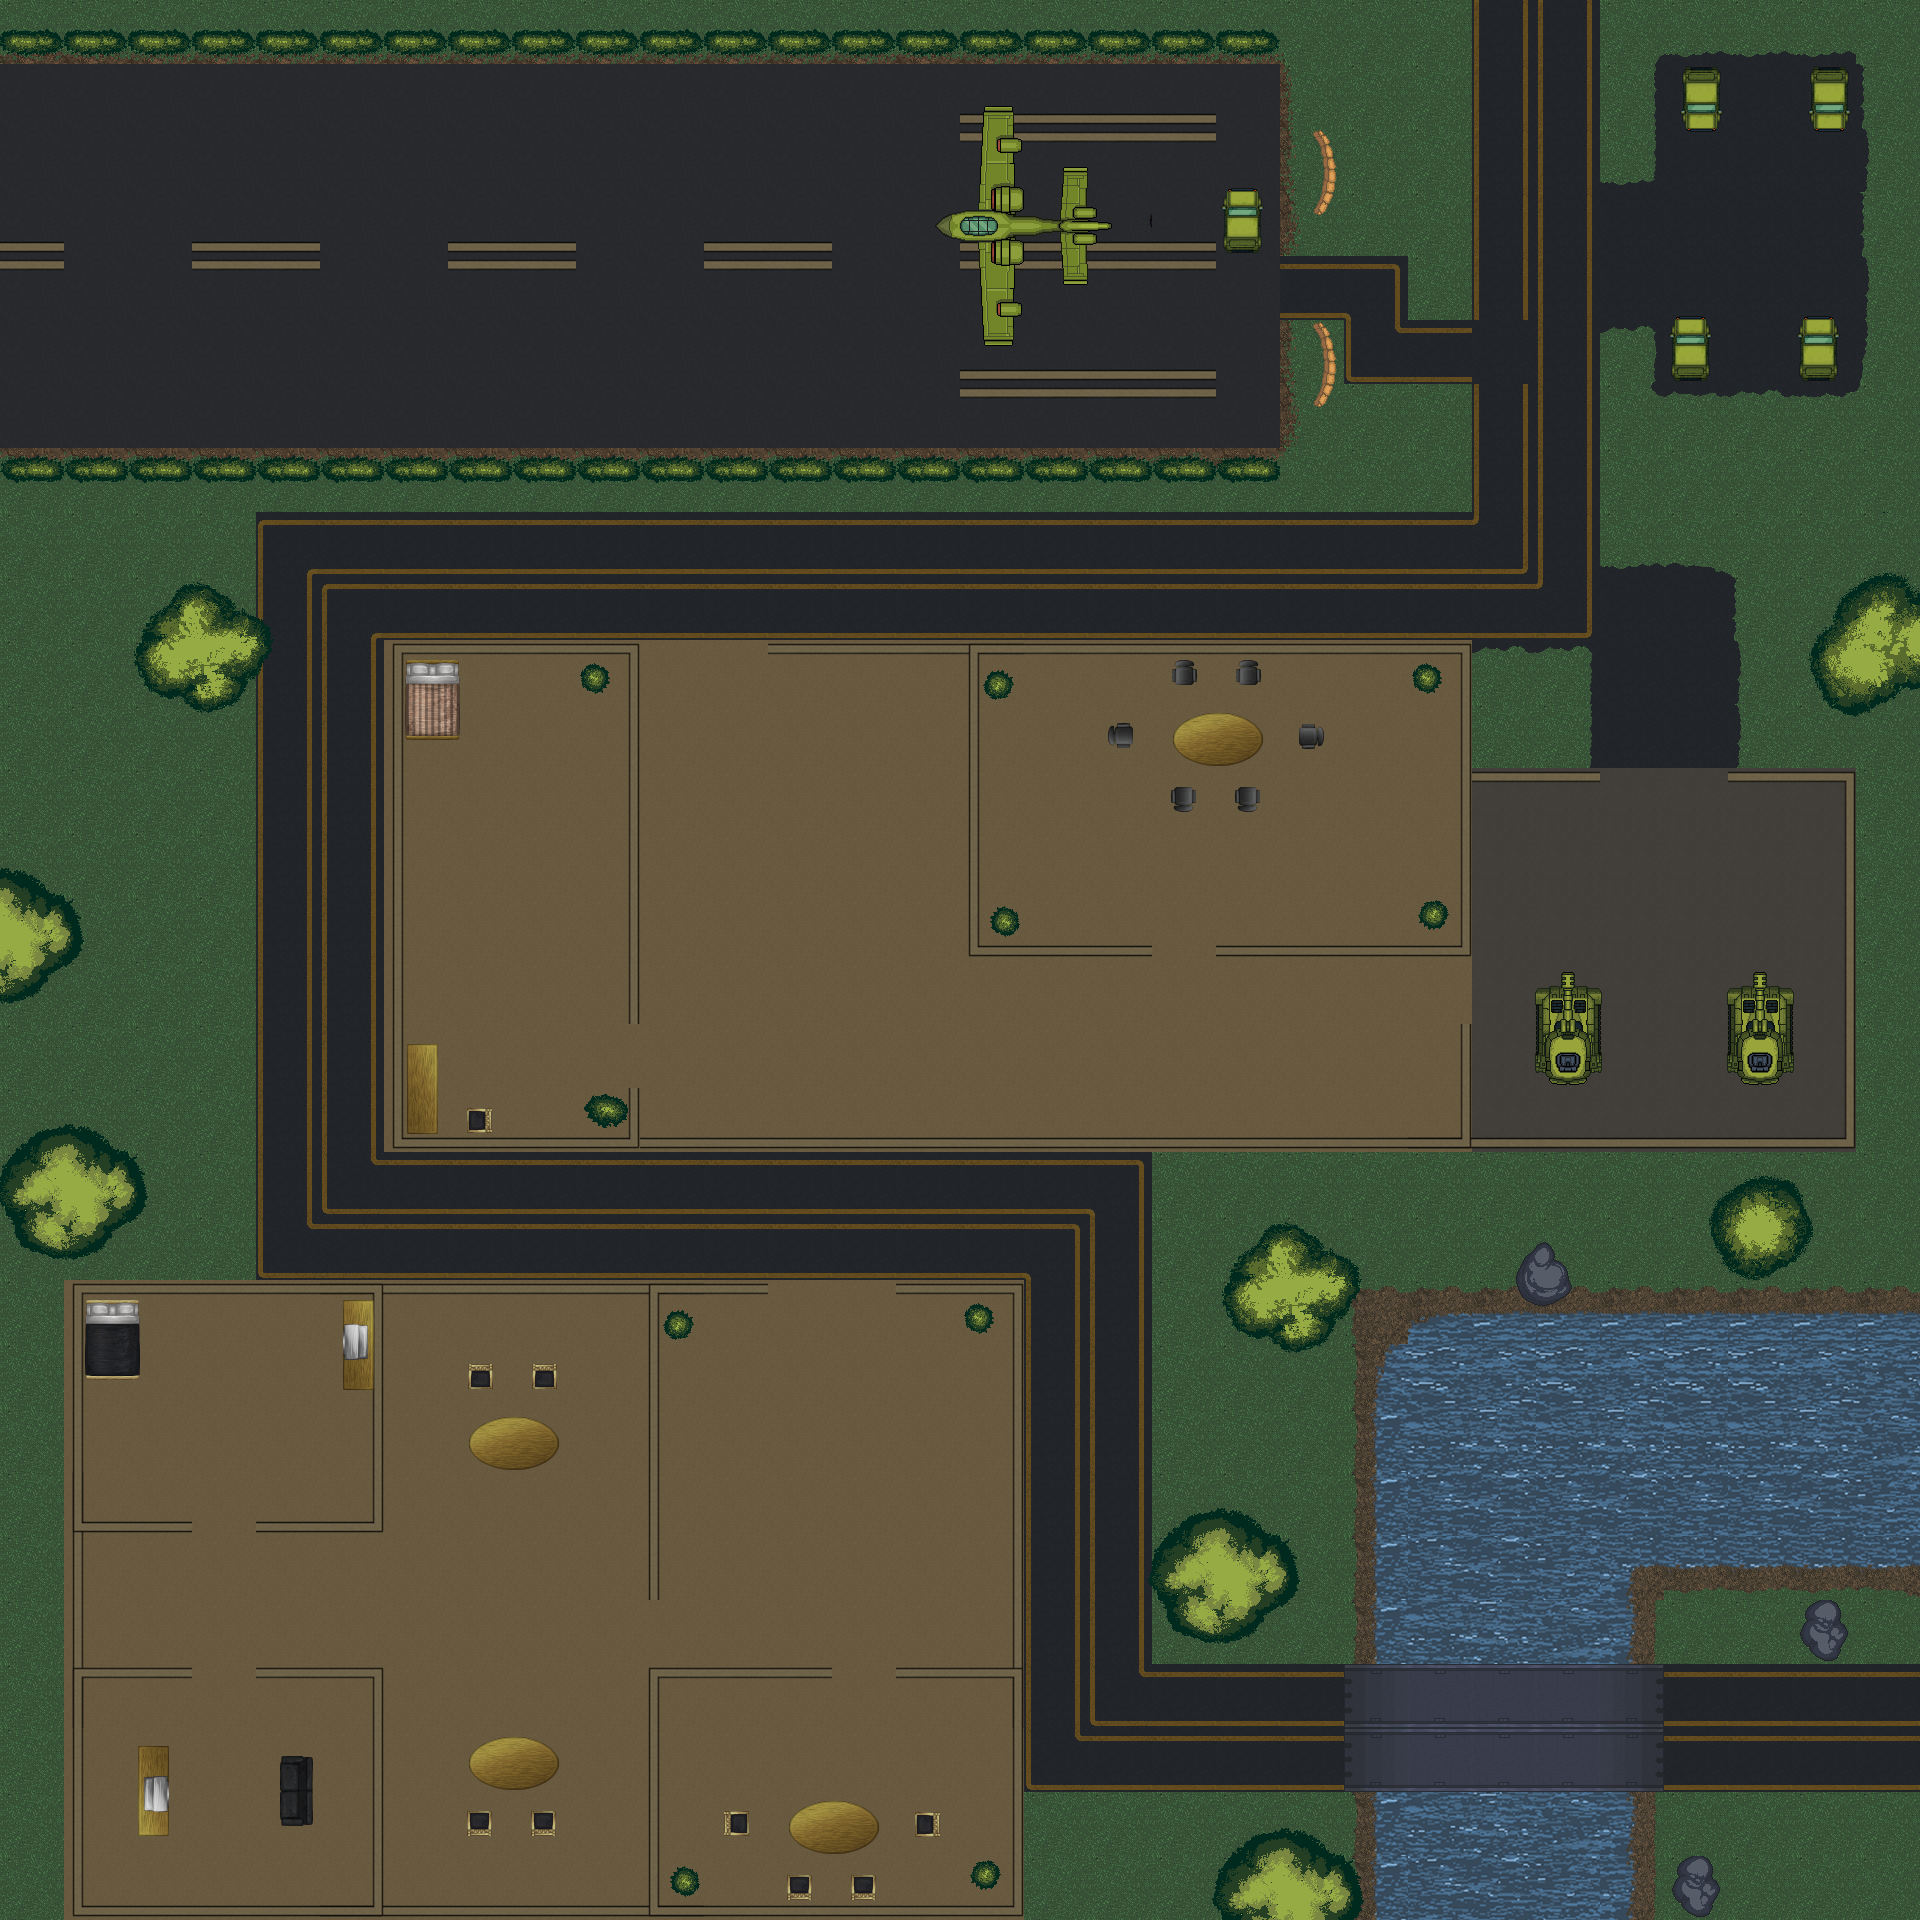

A level layout from a 2D game, rendered from its tile map. Below: a short description, then the map file with tile-grid data replaced by summaries:
An orthogonal 30x30 tile map with 64x64 px tiles, 11 tile layers (Terrain, Terrain Border, River, River Border, ...) and 142 objects (57x Wall, 50x Object, 16x mob, 11x area, 4x ammo, ...).

<map version="1.8" tiledversion="1.8.2" orientation="orthogonal" renderorder="right-down" width="30" height="30" tilewidth="64" tileheight="64" infinite="0" nextlayerid="13" nextobjectid="164">
 <tileset firstgid="1" name="tileset" tilewidth="64" tileheight="64" tilecount="961" columns="31">
  <image source="../images-sprites/tileset.png" width="2000" height="2000" />
 </tileset>
 <layer id="1" name="Terrain" width="30" height="30">
  <data>[900 cells, 900 non-empty, 10 distinct tile ids]</data>
 </layer>
 <layer id="5" name="Terrain Border" width="30" height="30">
  <data>[900 cells, 48 non-empty, 11 distinct tile ids]</data>
 </layer>
 <layer id="3" name="River" width="30" height="30">
  <data>[900 cells, 70 non-empty, 16 distinct tile ids]</data>
 </layer>
 <layer id="2" name="River Border" width="30" height="30">
  <data>[900 cells, 28 non-empty, 6 distinct tile ids]</data>
 </layer>
 <layer id="4" name="Path" width="30" height="30">
  <data>[900 cells, 322 non-empty, 36 distinct tile ids]</data>
 </layer>
 <layer id="9" name="Ground" width="30" height="30">
  <data>[900 cells, 335 non-empty, 6 distinct tile ids]</data>
 </layer>
 <layer id="8" name="Building" width="30" height="30">
  <data>[900 cells, 114 non-empty, 13 distinct tile ids]</data>
 </layer>
 <layer id="10" name="Walls" width="30" height="30">
  <data>[900 cells, 30 non-empty, 9 distinct tile ids]</data>
 </layer>
 <layer id="6" name="Airport" width="30" height="30">
  <data>[900 cells, 82 non-empty, 5 distinct tile ids]</data>
 </layer>
 <layer id="7" name="Objects" width="30" height="30">
  <data>[900 cells, 148 non-empty, 83 distinct tile ids]</data>
 </layer>
 <layer id="11" name="Objects2" width="30" height="30">
  <data>[900 cells, 6 non-empty, 3 distinct tile ids]</data>
 </layer>
 <objectgroup id="12" name="Obstacles">
  <object id="1" name="Wall" x="0" y="0.439394" width="11.4545" height="1919.52" />
  <object id="2" name="Wall" x="1908.45" y="0.54303" width="11.4545" height="1919.52" />
  <object id="3" name="Wall" x="13.0617" y="1905.89" width="1892.84" height="14.9791" />
  <object id="4" name="Wall" x="16.2725" y="1.57333" width="1887.45" height="15.52" />
  <object id="6" name="Wall" x="72.7725" y="1283.99" width="694.955" height="10.52" />
  <object id="7" name="Wall" x="895.523" y="1283.24" width="127.705" height="10.52" />
  <object id="8" name="Wall" x="895.731" y="1667.24" width="115.932" height="10.52" />
  <object id="9" name="Wall" x="648.564" y="1667.74" width="183.538" height="10.52" />
  <object id="10" name="Wall" x="255.231" y="1668.29" width="117.018" height="8.97455" />
  <object id="11" name="Wall" x="85.8975" y="1667.41" width="106.872" height="10.52" />
  <object id="12" name="Wall" x="85.1475" y="1521.41" width="106.955" height="10.52" />
  <object id="13" name="Wall" x="256.231" y="1521.74" width="115.683" height="10.52" />
  <object id="14" name="Wall" x="72.7763" y="1295.89" width="10.8717" height="608.668" />
  <object id="15" name="Wall" x="1012.56" y="1294.71" width="10.8717" height="609.293" />
  <object id="17" name="Wall" x="648.564" y="1679.23" width="10.8717" height="225.105" />
  <object id="18" name="Wall" x="372.564" y="1668.22" width="10.8717" height="236.667" />
  <object id="19" name="Wall" x="372.564" y="1295.45" width="10.8717" height="236.844" />
  <object id="20" name="Wall" x="392.564" y="643.76" width="10.8717" height="503.293" />
  <object id="21" name="Wall" x="1844.56" y="772.281" width="10.8717" height="375.772" />
  <object id="22" name="Wall" x="1460.56" y="644.114" width="10.8717" height="311.105" />
  <object id="23" name="Wall" x="628.564" y="643.114" width="10.8717" height="380.438" />
  <object id="24" name="Wall" x="404.731" y="1137.91" width="1438.5" height="10.52" />
  <object id="25" name="Wall" x="767.454" y="643.695" width="692.046" height="10.52" />
  <object id="26" name="Wall" x="1215.86" y="945.528" width="243.955" height="10.52" />
  <object id="27" name="Wall" x="1472.65" y="771.74" width="127.41" height="10.52" />
  <object id="28" name="Wall" x="1727.84" y="771.922" width="115.955" height="10.52" />
  <object id="29" name="Wall" x="968.338" y="945.573" width="183.617" height="10.52" />
  <object id="30" name="Wall" x="968.314" y="655.447" width="10.8717" height="289.627" />
  <object id="31" name="Wall" x="628.564" y="1087.88" width="10.8717" height="48.6675" />
  <object id="32" name="Wall" x="1460.38" y="1024.03" width="10.8717" height="113.031" />
  <object id="33" name="Wall" x="1535.06" y="972.235" width="66.6217" height="112.531" />
  <object id="34" name="Wall" x="1726.87" y="972.189" width="66.6217" height="112.531" />
  <object id="35" name="Wall" x="1669.69" y="316.484" width="40.8717" height="65.531" />
  <object id="36" name="Wall" x="1797.88" y="316.462" width="40.8717" height="65.531" />
  <object id="37" name="Wall" x="1809.19" y="66.6095" width="40.8717" height="65.531" />
  <object id="38" name="Wall" x="1681.06" y="66.3595" width="40.8717" height="65.531" />
  </objectgroup>
</map>
<!-- 106 of 142 objects omitted -->